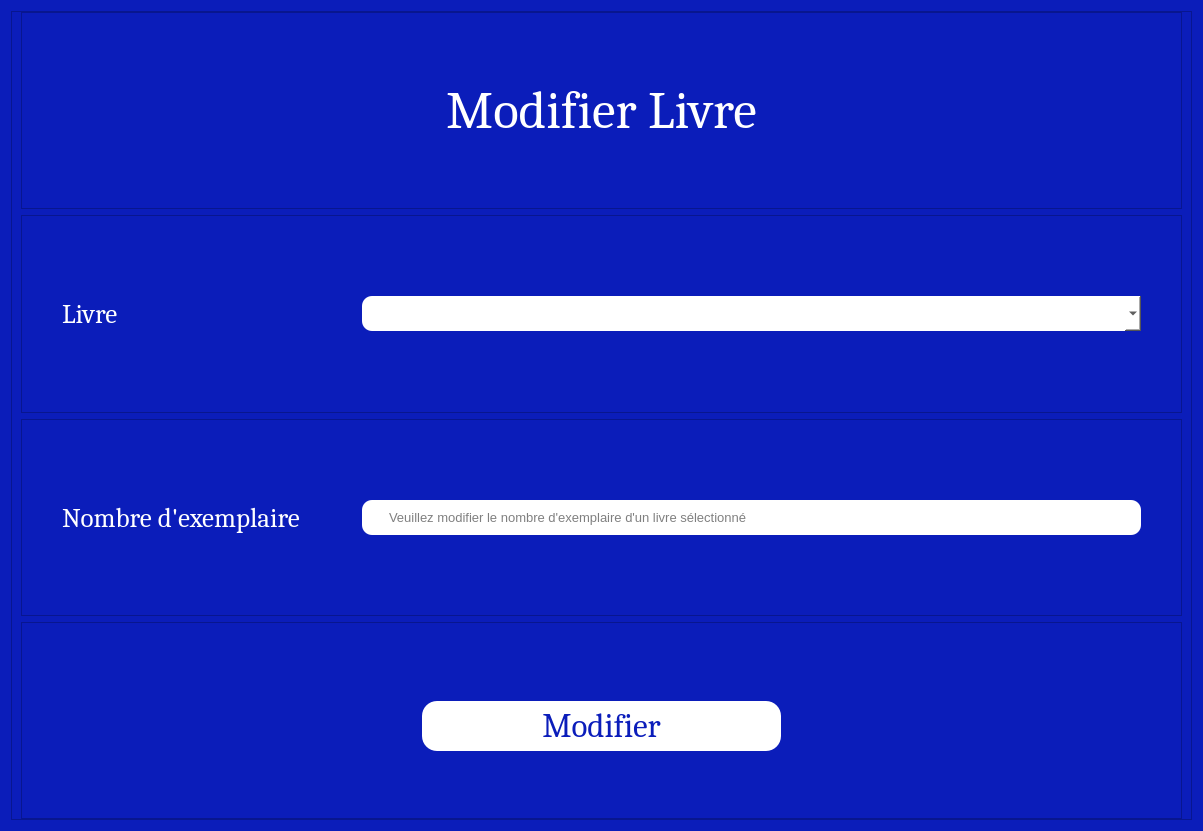
<?xml version="1.0" encoding="UTF-8"?>
<ui version="4.0">
 <class>Dialog</class>
 <widget class="QDialog" name="Dialog">
  <property name="geometry">
   <rect>
    <x>0</x>
    <y>0</y>
    <width>1203</width>
    <height>831</height>
   </rect>
  </property>
  <property name="windowTitle">
   <string>Dialog</string>
  </property>
  <property name="styleSheet">
   <string notr="true">background-color:#0b1dba;
color:white;
</string>
  </property>
  <layout class="QVBoxLayout" name="verticalLayout">
   <item>
    <widget class="QFrame" name="frame">
     <property name="styleSheet">
      <string notr="true"/>
     </property>
     <property name="frameShape">
      <enum>QFrame::StyledPanel</enum>
     </property>
     <property name="frameShadow">
      <enum>QFrame::Raised</enum>
     </property>
     <layout class="QVBoxLayout" name="verticalLayout_2" stretch="1,1,1,1">
      <property name="topMargin">
       <number>0</number>
      </property>
      <property name="bottomMargin">
       <number>0</number>
      </property>
      <item>
       <widget class="QFrame" name="frame_6">
        <property name="font">
         <font>
          <family>Cambria</family>
          <pointsize>40</pointsize>
          <weight>9</weight>
          <italic>false</italic>
          <bold>false</bold>
         </font>
        </property>
        <property name="styleSheet">
         <string notr="true">font: 75 40pt &quot;Cambria&quot;;</string>
        </property>
        <property name="frameShape">
         <enum>QFrame::StyledPanel</enum>
        </property>
        <property name="frameShadow">
         <enum>QFrame::Raised</enum>
        </property>
        <layout class="QHBoxLayout" name="horizontalLayout">
         <property name="topMargin">
          <number>5</number>
         </property>
         <property name="bottomMargin">
          <number>5</number>
         </property>
         <item>
          <widget class="QLabel" name="label">
           <property name="font">
            <font>
             <family>Cambria</family>
             <pointsize>40</pointsize>
             <weight>9</weight>
             <italic>false</italic>
             <bold>false</bold>
            </font>
           </property>
           <property name="text">
            <string>Modifier Livre</string>
           </property>
           <property name="alignment">
            <set>Qt::AlignCenter</set>
           </property>
          </widget>
         </item>
        </layout>
       </widget>
      </item>
      <item>
       <widget class="QFrame" name="frame_4">
        <property name="font">
         <font>
          <pointsize>10</pointsize>
         </font>
        </property>
        <property name="frameShape">
         <enum>QFrame::StyledPanel</enum>
        </property>
        <property name="frameShadow">
         <enum>QFrame::Raised</enum>
        </property>
        <layout class="QHBoxLayout" name="horizontalLayout_2" stretch="1,3">
         <property name="spacing">
          <number>40</number>
         </property>
         <property name="leftMargin">
          <number>40</number>
         </property>
         <property name="topMargin">
          <number>20</number>
         </property>
         <property name="rightMargin">
          <number>40</number>
         </property>
         <property name="bottomMargin">
          <number>20</number>
         </property>
         <item>
          <widget class="QLabel" name="label_2">
           <property name="font">
            <font>
             <family>Cambria</family>
             <pointsize>20</pointsize>
             <weight>9</weight>
             <italic>false</italic>
             <bold>false</bold>
            </font>
           </property>
           <property name="styleSheet">
            <string notr="true">font: 75 20pt &quot;Cambria&quot;;</string>
           </property>
           <property name="text">
            <string>Livre</string>
           </property>
          </widget>
         </item>
         <item>
          <widget class="QComboBox" name="comboBox_livre">
           <property name="cursor">
            <cursorShape>PointingHandCursor</cursorShape>
           </property>
           <property name="styleSheet">
            <string notr="true">height:35px;
border-radius:10px;
padding-left:25px;
background-color:white;
color:black;
</string>
           </property>
          </widget>
         </item>
        </layout>
       </widget>
      </item>
      <item>
       <widget class="QFrame" name="frame_8">
        <property name="frameShape">
         <enum>QFrame::StyledPanel</enum>
        </property>
        <property name="frameShadow">
         <enum>QFrame::Raised</enum>
        </property>
        <layout class="QHBoxLayout" name="horizontalLayout_7" stretch="1,3">
         <property name="spacing">
          <number>40</number>
         </property>
         <property name="leftMargin">
          <number>40</number>
         </property>
         <property name="topMargin">
          <number>5</number>
         </property>
         <property name="rightMargin">
          <number>40</number>
         </property>
         <property name="bottomMargin">
          <number>5</number>
         </property>
         <item>
          <widget class="QLabel" name="label_6">
           <property name="font">
            <font>
             <family>Cambria</family>
             <pointsize>20</pointsize>
             <weight>9</weight>
             <italic>false</italic>
             <bold>false</bold>
            </font>
           </property>
           <property name="styleSheet">
            <string notr="true">font: 75 20pt &quot;Cambria&quot;;</string>
           </property>
           <property name="text">
            <string>Nombre d'exemplaire</string>
           </property>
          </widget>
         </item>
         <item>
          <widget class="QLineEdit" name="edit_nombre_exp">
           <property name="font">
            <font>
             <pointsize>10</pointsize>
            </font>
           </property>
           <property name="styleSheet">
            <string notr="true">height:35px;
border-radius:10px;
padding-left:25px;
background-color:white;
color:black;
</string>
           </property>
           <property name="placeholderText">
            <string>Veuillez modifier le nombre d'exemplaire d'un livre sélectionné</string>
           </property>
          </widget>
         </item>
        </layout>
       </widget>
      </item>
      <item>
       <widget class="QFrame" name="frame_2">
        <property name="frameShape">
         <enum>QFrame::StyledPanel</enum>
        </property>
        <property name="frameShadow">
         <enum>QFrame::Raised</enum>
        </property>
        <layout class="QHBoxLayout" name="horizontalLayout_5" stretch="0">
         <property name="leftMargin">
          <number>400</number>
         </property>
         <property name="topMargin">
          <number>20</number>
         </property>
         <property name="rightMargin">
          <number>400</number>
         </property>
         <item>
          <widget class="QPushButton" name="Modifier">
           <property name="font">
            <font>
             <family>Cambria</family>
             <pointsize>25</pointsize>
             <weight>9</weight>
             <italic>false</italic>
             <bold>false</bold>
            </font>
           </property>
           <property name="cursor">
            <cursorShape>PointingHandCursor</cursorShape>
           </property>
           <property name="styleSheet">
            <string notr="true">background-color:white;
color:#0b1dba;
border-radius:15px;
height:50;
font: 75 25pt &quot;Cambria&quot;;
</string>
           </property>
           <property name="text">
            <string>Modifier</string>
           </property>
          </widget>
         </item>
        </layout>
       </widget>
      </item>
     </layout>
    </widget>
   </item>
  </layout>
 </widget>
 <resources/>
 <connections/>
</ui>
